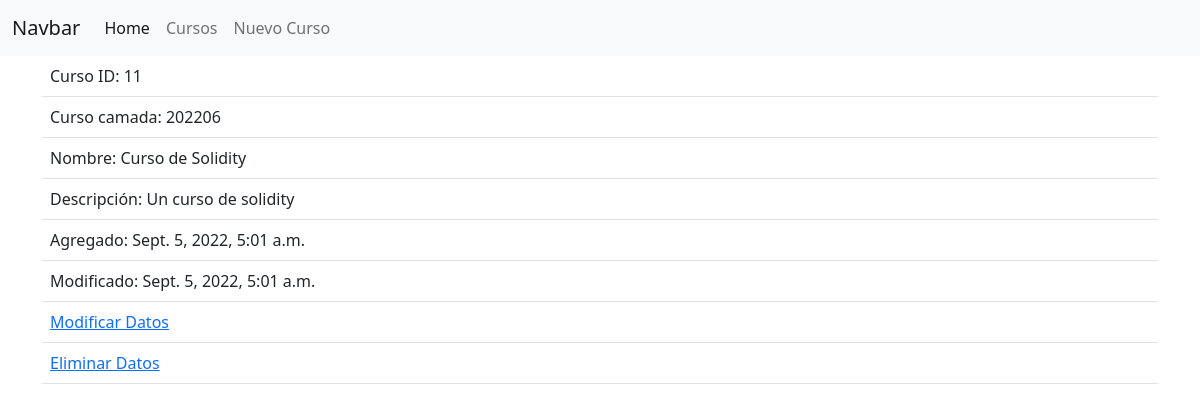
Screenshot of /cursos/11/ with the database file from the repository.
### appcoderhouse/models.py (models this page shows, shortened)
class Curso(models.Model):
    camada = models.IntegerField(default=0)
    nombre = models.CharField(max_length=50)
    desc = models.CharField(max_length=100)
    last_update = models.DateTimeField(auto_now=True)
    add_date = models.DateTimeField(auto_now_add=True)
    class Meta:
        ordering = ['-last_update']

### appcoderhouse/views.py (the view)
# urls.py: path('cursos/<str:id>/', views.GetCurso, name='GetCurso'),
def GetCurso(request, id):
    curso = None
    curso = Curso.objects.get(id=id)
    contexto ={"curso": curso}
    return render(request, 'appcoderhouse/curso.html', contexto)

### appcoderhouse/Templates/appcoderhouse/curso.html (shortened to what this page needs)
{% extends "base.html" %}
{% block main %}
<table class="table table-hover">
    <tr><td>Curso ID:  {{curso.pk}}</td></tr>
    <tr><td>Curso camada:  {{curso.camada}}</td></tr>
    <tr><td>Nombre:  {{curso.nombre}}</td></tr>
    <tr><td>Descripción:  {{curso.desc}}</td></tr>
    <tr><td>Agregado:  {{curso.add_date}}</td></tr>
    <tr><td>Modificado:  {{curso.last_update}}</td></tr>
    <tr><td><a href="{% url 'UpdateCurso' curso.id %}">Modificar Datos</a></td></tr>
    <tr><td><a href="{% url 'DeleteCurso' curso.id %}">Eliminar Datos</a></td></tr>
</table>
{% endblock main %}

### rows the page displays
Curso: pk "11", camada "202206", nombre "Curso de Solidity", desc "Un curso de solidity", add_date "Sept. 5, 2022, 5:01 a.m.", last_update "Sept. 5, 2022, 5:01 a.m."
